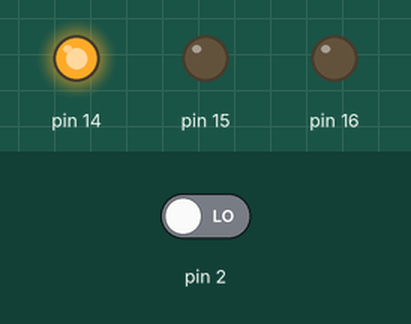
Simulated run of this sketch. Board: Arduino Uno, built with avr-gcc and run on an emulated ATmega328P. On the bench: output pins drawn as LEDs (lit = HIGH). The test bench sets the inputs (shaded band); at power-on: pin 2 LOW.

Above: at 0.6 s.
At 1.2 s:
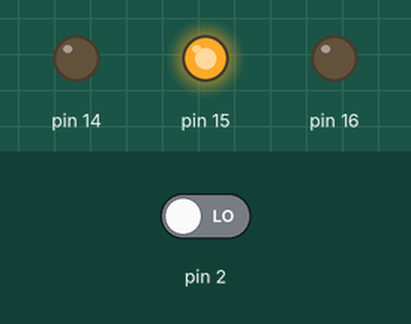
1.3 s: pin 2 driven HIGH
At 1.9 s:
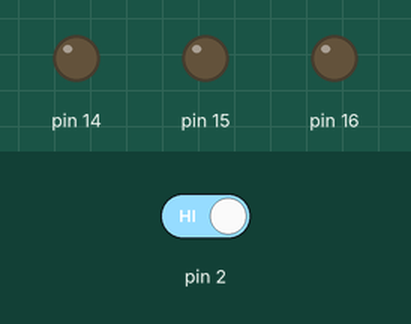
Timing chart, 0 to 10.3 s (numbered marks = the images above; inputs shaded):
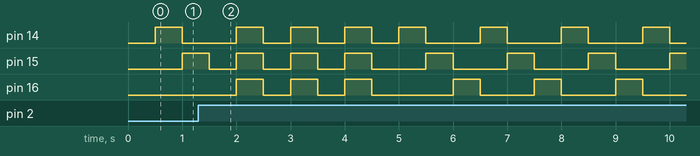

The sketch:

chalenge.ino
```cpp
#include <avr/io.h>
#include <util/delay.h>
void setup() {
  DDRD = DDRD & ~(1<<PD2);
  DDRC = DDRC | (1<<PC0) | (1<<PC1) | (1<<PC2);
  // 3. Configure INT0 to trigger on a RISING EDGE
  // EICRA (External Interrupt Control Register A) controls how the interrupt triggers.
  // Setting both ISC01 and ISC00 to 1 makes it trigger when the signal goes LOW to HIGH.
  EICRA=EICRA | (1<<ISC01) | (1<<ISC00);
  // 4. Enable the INT0 interrupt specifically
  // EIMSK (External Interrupt Mask Register) turns on individual external interrupts.
  EIMSK=EIMSK | (1<<INT0);
  sei();
}
int state=0;
int curr=0;
void loop() {
  if(state){
    PORTC=PORTC &~(1<<PC0) &~(1<<PC1) &~(1<<PC2);
    for(int i=0;i<6;i++){
      _delay_ms(500);
      PORTC=PORTC ^(1<<PC0) ^(1<<PC1) ^(1<<PC2);
    }
    state=0;
  }else{
    _delay_ms(500);
    switch (curr){
    case 0:
    PORTC=PORTC &~(1<<PC2) &~(1<<PC1) |(1<<PC0);
    break;
    case 1:
    PORTC=PORTC &~(1<<PC0) &~(1<<PC2) |(1<<PC1);
    break;
    case 2:
    PORTC=PORTC &~(1<<PC0) &~(1<<PC1) |(1<<PC2);
    curr=-1;
    break;
    }
    curr++;
  }
}
ISR(INT0_vect){
  state=1;
}
  
```
